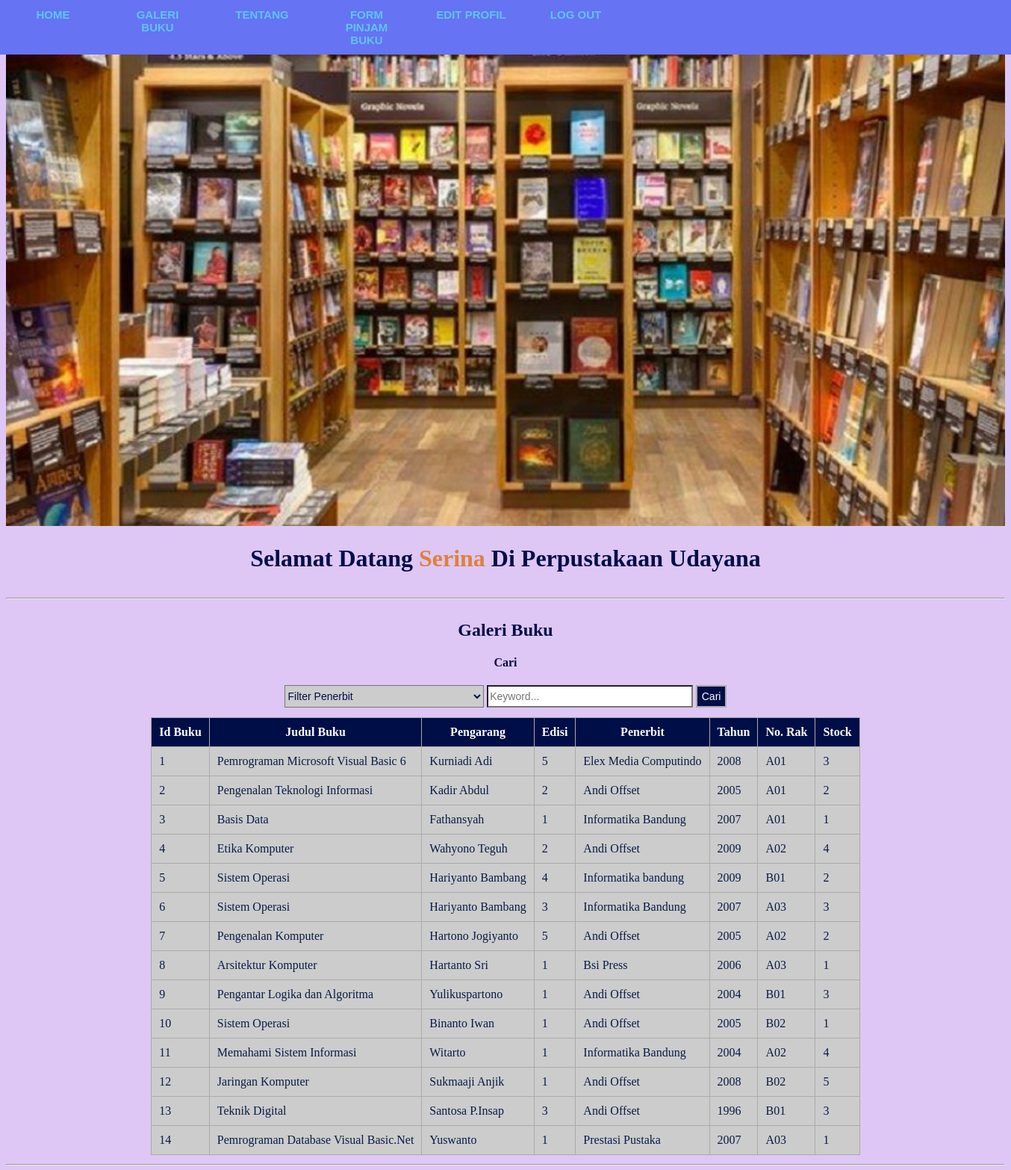
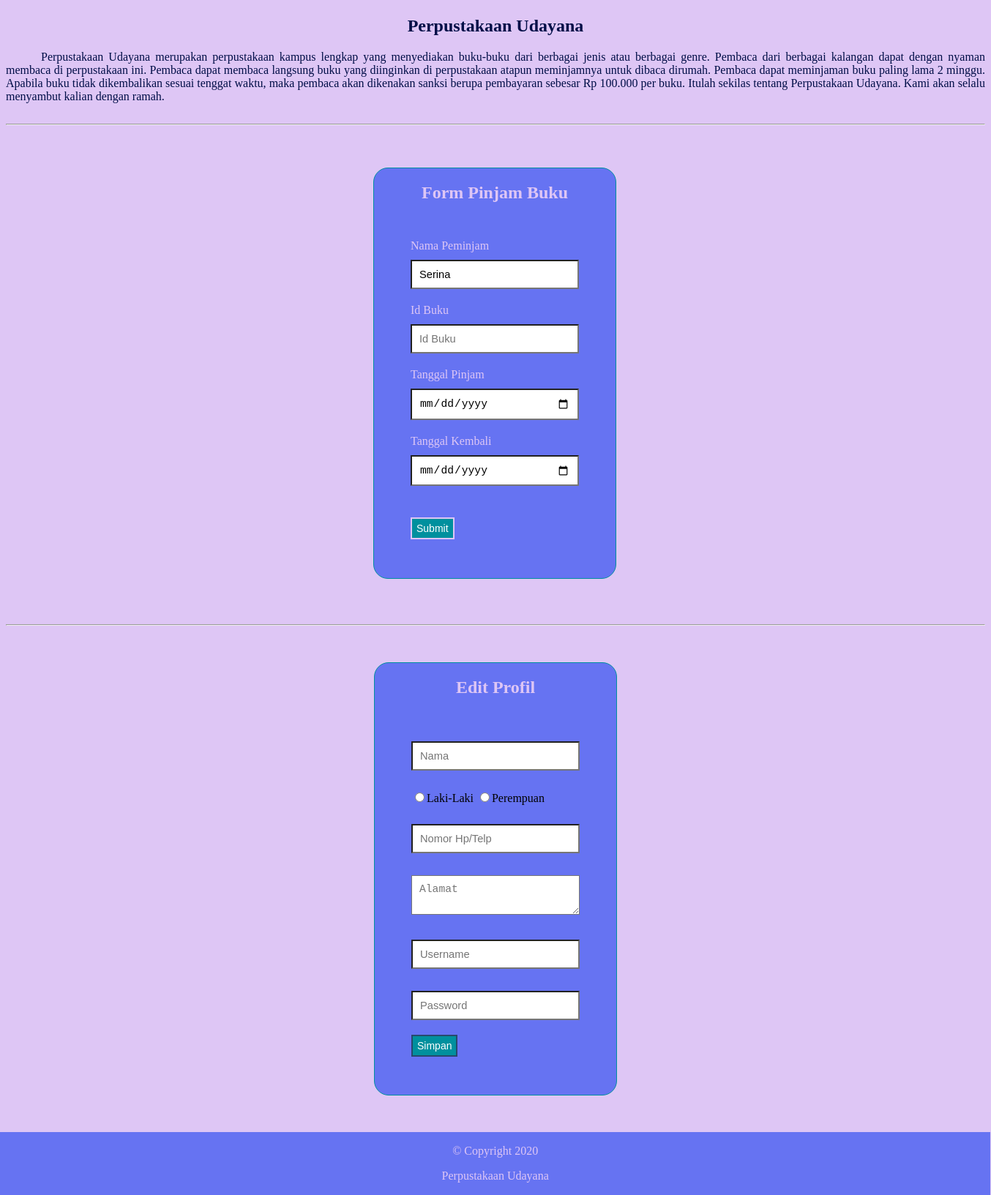
The app's page /index.php (signed in) with its own data (2 pictures, top to bottom).
### tables this page shows
CREATE TABLE `buku` (
  `id_buku` int(11) NOT NULL,
  `judul_buku` varchar(50) NOT NULL,
  `pengarang_buku` varchar(30) NOT NULL,
  `edisi_buku` varchar(5) NOT NULL,
  `penerbit` varchar(30) NOT NULL,
  `tahun_terbit` int(5) NOT NULL,
  `no_rak` varchar(5) NOT NULL,
  `stock_buku` int(3) NOT NULL
);

### index.php (the view, shortened to what this page needs)
<!DOCTYPE html>
<html>
<head>
	<link rel="stylesheet" type="text/css" href="CSS/index.css">
</head>
<body>
	<nav class="navigasi">
        <ul>
            <li><a href="#section1">Home</a></li>
            <li><a href="#section2">Galeri Buku</a></li>
            <li><a href="#section3">Tentang</a></li>
            <li><a href="#section4">Form Pinjam Buku</a></li>
            <li><a href="#section5">Edit Profil</a></li>
            <li><a href="logout.php">Log Out</a></li>
        </ul>
    </nav>
    <div id="section1">
        <img src="Gambar/gedung_perpustakaan.jpg">
        <h1>Selamat Datang <b style="color: #DC8239;"><?php echo $_SESSION['username'];?></b> Di Perpustakaan Udayana</h1>
    </div>
    <hr>
    <div id="section2">
        <h2>Galeri Buku</h2>
        <?php
            $s_penerbit="";
            $s_keyword="";
            $sort = 'ASC';
            $newsort = 'ASC';
            if (isset($_GET['order'])) {
                $order = $_GET['order'];
                $sort = $_GET['sort'];
                if ($sort == 'DESC') {
                    $newsort = 'ASC';
                }
                else{
                    $newsort = 'DESC';
                }
            }else{
                $order = 'id_buku';
            }
        ?>
        <form method="GET" action="" align="center">
        <h4>Cari</h4>
        <select name="s_penerbit" id="s_penerbit">
            <option value="">Filter Penerbit</option>
        </select>
        <input type="text" name="s_keyword" placeholder="Keyword..." id="s_keyword" value="<?php echo $s_keyword; ?>">
        <button id="search" name="search">Cari</button>
    </form>
    <table align="center" cellpadding="20">
        <thead>
            <tr>
                <th>Id Buku</th>
                <th><a href="?order=judul_buku&&sort=<?php echo $newsort; ?>">Judul Buku</a></th>
                <th><a href="?order=pengarang_buku&&sort=<?php echo $newsort; ?>">Pengarang</a></th>
                <th><a href="?order=edisi_buku&&sort=<?php echo $newsort; ?>">Edisi</a></th>
                <th><a href="?order=penerbit&&sort=<?php echo $newsort; ?>">Penerbit</a></th>
                <th><a href="?order=tahun_terbit&&sort=<?php echo $newsort; ?>">Tahun</a></th>
                <th><a href="?order=no_rak&&sort=<?php echo $newsort; ?>">No. Rak</a></th>
                <th><a href="?order=stock_buku&&sort=<?php echo $newsort; ?>">Stock</a></th>
            </tr>
        </thead>
        <tbody>
            <?php
                include "koneksi.php";
                $search_penerbit = '%'.$s_penerbit.'%';
                $search_keyword = '%'.$s_keyword.'%';
                $query = "SELECT * FROM buku WHERE penerbit LIKE ? AND (judul_buku LIKE ? OR pengarang_buku LIKE ? OR edisi_buku LIKE ? OR tahun_terbit LIKE ? OR no_rak LIKE ? OR stock_buku LIKE ?) ORDER BY $order $sort";
                $buku1 = mysqli_prepare($conn, $query) or die(mysqli_error($conn));
                mysqli_stmt_bind_param($buku1, "sssssss", $search_penerbit, $search_keyword, $search_keyword, $search_keyword, $search_keyword, $search_keyword, $search_keyword);
                mysqli_stmt_execute($buku1);
                $hasil = mysqli_stmt_get_result($buku1);
                if (mysqli_num_rows($hasil) > 0) {
                    while ($rows = mysqli_fetch_assoc($hasil)) {
                        $id_buku = $rows['id_buku'];
                        $judul_buku = $rows['judul_buku'];
                        $pengarang_buku = $rows['pengarang_buku'];
                        $edisi_buku = $rows['edisi_buku'];
                        $penerbit = $rows['penerbit'];
                        $tahun_terbit = $rows['tahun_terbit'];
                        $no_rak = $rows['no_rak'];
                        $stock_buku = $rows['stock_buku'];
            ?>
                <tr>
                    <td><?php echo $id_buku; ?></td>
                    <td><?php echo $judul_buku; ?></td>
                    <td><?php echo $pengarang_buku; ?></td>
                    <td><?php echo $edisi_buku; ?></td>
                    <td><?php echo $penerbit; ?></td>
                    <td><?php echo $tahun_terbit; ?></td>
                    <td><?php echo $no_rak; ?></td>
                    <td><?php echo $stock_buku; ?></td>
                </tr>
                <?php } } else { ?>
                <tr>
                    <td colspan="9" align="center">Tidak Ada Data Ditemukan</td>
                </tr>
                <?php } ?>
        </tbody>
    </table>
    </div>
    <hr>
    <div id="section3">
        <h2>Perpustakaan Udayana</h2>
        <p> Perpustakaan Udayana merupakan perpustakaan kampus lengkap yang menyediakan buku-buku dari berbagai jenis atau berbagai genre. Pembaca dari berbagai kalangan dapat dengan nyaman membaca di perpustakaan ini. Pembaca dapat membaca langsung buku yang diinginkan di perpustakaan atapun meminjamnya untuk dibaca dirumah. Pembaca dapat meminjaman buku paling lama 2 minggu. Apabila buku tidak dikembalikan sesuai tenggat waktu, maka pembaca akan dikenakan sanksi berupa pembayaran sebesar Rp 100.000 per buku. Itulah sekilas tentang Perpustakaan Udayana. Kami akan selalu menyambut kalian dengan ramah.</p>
    </div>
    <hr>
    <div id="section4">
       <h2 align="center">Form Pinjam Buku</h2>
       <form method="POST" action="pinjam.php">
            <label>Nama Peminjam</label><br>
            <input type="text" id="nama_pinjam" name="nama_pinjam" value="<?php echo $_SESSION['username'];?>"><br>
            <label>Id Buku</label><br>
            <input type="text" id="id_buku" name="id_buku" placeholder="Id Buku"></td><br>
            <label>Tanggal Pinjam</label><br>
            <input type="date" id="tgl_pinjam" name="tgl_pinjam"></td><br>
            <label>Tanggal Kembali</label><br>
            <input type="date" id="tgl_kembali" name="tgl_kembali"></td><br>
            <input type="submit" id="pinjam" name="pinjam" value="Submit"></td><br>
       </form>
    </div>
    <hr>
    <div id="section5">
        <h2>Edit Profil</h2>
        <form method="POST" action="edit_profil.php">
            <input type="text" name="nama" placeholder="Nama">
            <input type="radio" name="jk" value="Laki-Laki">Laki-Laki
            <input type="radio" name="jk" value="Perempuan">Perempuan
            <input type="text" name="no_hp" placeholder="Nomor Hp/Telp"></td>
            <textarea name="alamat" placeholder="Alamat"></textarea></td>
            <input type="text" name="user" placeholder="Username"></td>
            <input type="password" name="pass" placeholder="Password"></td>
            <input type="submit" name="simpan" value="Simpan"></td>
        </form>
    </div>
    <footer>
        <p>&copy Copyright 2020</p>
        <p>Perpustakaan Udayana</p>
    </footer>
</body>
</html>

### CSS/index.css (style rules this page uses)
* { background-color: #dec6f5; scroll-behavior: smooth; }
.navigasi ul { border: 1px solid #6673f2; padding: 0; margin: 0; list-style: none; font-family: Arial, Helvetica, sans-serif; font-size: 15px; font-weight: bold; width: 100%; background-color: #6673f2; overflow: hidden; position: fixed; top: 0; left: 0; }
.navigasi li { float: left; }
.navigasi li a { display: block; color: #5cc5f2; text-align: center; padding: 10px 20px; text-decoration: none; text-transform: uppercase; font-weight: bold; width: 100px; background-color: #6673f2; }
#section1, #section2, #section3, #section4 { display: inline-block; width: 100%; overflow: hidden; }
#section1 img { width: 100%; }
#section1 h1 { text-align: center; color: #000e47; }
#section2 table { border-collapse: collapse; }
#section2 h2, h4 { text-align: center; color: #000e47; }
#section2 th { background-color: #000e47; border: 1px solid #aaaaaa; text-align:left; color:#ffffff; padding: 10px; text-align: center; }
#section2 th a { background-color: #000e47; text-decoration: none; color: #ffffff; }
#section2 td { background-color: #cccccc; border: 1px solid #aaaaaa; padding: 10px; color: #091b45; }
#section2 form { text-align: center; }
#section2 form select { width: 20%; height: 30px; font-size: 14px; margin-bottom: 1%; cursor: pointer; background-color: #cccccc; color: #000e47; }
#section2 form input[type=text] { width: 20%; height: 24px; font-size: 14px; margin-bottom: 1%; background-color: white; }
#section2 form button { width: auto; height: 30px; font-size: 14px; margin-bottom: 1%; background-color: #000e47; color:#ffffff; border: 2px solid #aaaaaa; cursor: pointer; }
#section3 { color: #000e47; }
#section3 h2 { text-align: center; }
#section3 p { text-align: justify; text-indent: 0.5in; }
#section4 { border: 1px solid #00909e; height: auto; width: 330px; margin: 50px 502px; background-color: #6673f2; border-radius: 20px; }
#section4 form { margin: 50px 50px; background-color: #6673f2; }
#section4 label { font-size: 16px; color: #dec6f5; background-color: #6673f2; }
#section4 h2 { text-align: center; color: #dec6f5; background-color: #6673f2; }
#section4 form input[type=text] { box-sizing : border-box; width: 100%; padding: 10px; font-size: 11pt; margin-top: 10px; margin-bottom: 20px; background-color: white; }
#section4 form input[type=submit] { width: auto; height: 30px; font-size: 14px; margin-bottom: 1%; background-color: #00909e; color:#ffffff; border: 2px solid #dec6f5; cursor: pointer; margin-top: 10%; }
#section4 input[type=date] { box-sizing : border-box; width: 100%; padding: 10px; font-size: 11pt; margin-top: 10px; margin-bottom: 20px; background-color: white; }
#section5 { border: 1px solid #00909e; height: auto; width: 330px; margin: 50px auto; background-color: #6673f2; border-radius: 20px; }
#section5 h2 { text-align: center; color: #dec6f5; background-color: #6673f2; }
#section5 form { margin: 50px 50px; background-color: #6673f2; }
#section5 form input[type=text] { box-sizing : border-box; width: 100%; padding: 10px; font-size: 11pt; margin-top: 10px; margin-bottom: 20px; background-color: white; }
#section5 form input[type=password] { box-sizing : border-box; width: 100%; padding: 10px; font-size: 11pt; margin-top: 10px; margin-bottom: 20px; background-color: white; }
#section5 form input[type=submit] { width: auto; height: 30px; font-size: 14px; margin-bottom: 1%; background-color: #00909e; color:#ffffff; border: 2px solid #27496d; cursor: pointer; }
#section5 form textarea { box-sizing : border-box; width: 100%; padding: 10px; font-size: 11pt; margin-top: 10px; margin-bottom: 20px; background-color: white; }
#section5 form input[type=radio] { margin-top: 10px; margin-bottom: 20px; color: white; }
footer { border: 1px solid #6673f2; width: 101%; height: 100%; background-color: #6673f2; position: relative; bottom: 0; left: 0; right: 0; margin-left: -8px; margin-bottom: -8px; }
footer p { text-align: center; background-color: #6673f2; color: #dec6f5; }

### records on screen
buku: id_buku "1", judul_buku "Pemrograman Microsoft Visual Basic 6", pengarang_buku "Kurniadi Adi", edisi_buku "5", penerbit "Elex Media Computindo", tahun_terbit "2008", no_rak "A01", stock_buku "3"
buku: id_buku "2", judul_buku "Pengenalan Teknologi Informasi", pengarang_buku "Kadir Abdul", edisi_buku "2", penerbit "Andi Offset", tahun_terbit "2005", no_rak "A01", stock_buku "2"
buku: id_buku "3", judul_buku "Basis Data", pengarang_buku "Fathansyah", edisi_buku "1", penerbit "Informatika Bandung", tahun_terbit "2007", no_rak "A01", stock_buku "1"
buku: id_buku "4", judul_buku "Etika Komputer", pengarang_buku "Wahyono Teguh", edisi_buku "2", penerbit "Andi Offset", tahun_terbit "2009", no_rak "A02", stock_buku "4"
buku: id_buku "5", judul_buku "Sistem Operasi", pengarang_buku "Hariyanto Bambang", edisi_buku "4", penerbit "Informatika bandung", tahun_terbit "2009", no_rak "B01", stock_buku "2"
buku: id_buku "6", judul_buku "Sistem Operasi", pengarang_buku "Hariyanto Bambang", edisi_buku "3", penerbit "Informatika Bandung", tahun_terbit "2007", no_rak "A03", stock_buku "3"
buku: id_buku "7", judul_buku "Pengenalan Komputer", pengarang_buku "Hartono Jogiyanto", edisi_buku "5", penerbit "Andi Offset", tahun_terbit "2005", no_rak "A02", stock_buku "2"
buku: id_buku "8", judul_buku "Arsitektur Komputer", pengarang_buku "Hartanto Sri", edisi_buku "1", penerbit "Bsi Press", tahun_terbit "2006", no_rak "A03", stock_buku "1"
buku: id_buku "9", judul_buku "Pengantar Logika dan Algoritma", pengarang_buku "Yulikuspartono", edisi_buku "1", penerbit "Andi Offset", tahun_terbit "2004", no_rak "B01", stock_buku "3"
buku: id_buku "10", judul_buku "Sistem Operasi", pengarang_buku "Binanto Iwan", edisi_buku "1", penerbit "Andi Offset", tahun_terbit "2005", no_rak "B02", stock_buku "1"
buku: id_buku "11", judul_buku "Memahami Sistem Informasi", pengarang_buku "Witarto", edisi_buku "1", penerbit "Informatika Bandung", tahun_terbit "2004", no_rak "A02", stock_buku "4"
buku: id_buku "12", judul_buku "Jaringan Komputer", pengarang_buku "Sukmaaji Anjik", edisi_buku "1", penerbit "Andi Offset", tahun_terbit "2008", no_rak "B02", stock_buku "5"
buku: id_buku "13", judul_buku "Teknik Digital", pengarang_buku "Santosa P.Insap", edisi_buku "3", penerbit "Andi Offset", tahun_terbit "1996", no_rak "B01", stock_buku "3"
buku: id_buku "14", judul_buku "Pemrograman Database Visual Basic.Net", pengarang_buku "Yuswanto", edisi_buku "1", penerbit "Prestasi Pustaka", tahun_terbit "2007", no_rak "A03", stock_buku "1"

### other values on screen
$_SESSION['username'] "Serina"
